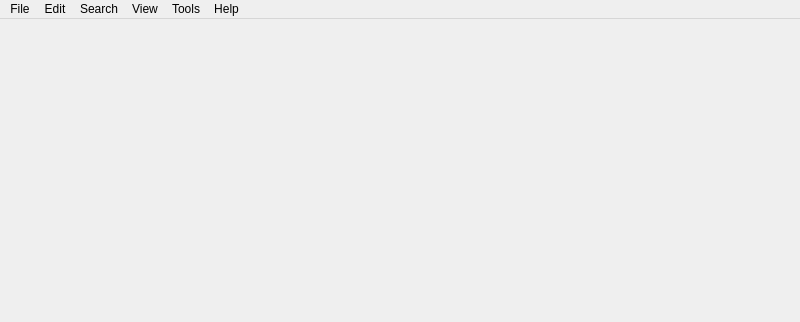
<?xml version="1.0" encoding="UTF-8"?>
<ui version="4.0">
 <class>MainWindow</class>
 <widget class="QMainWindow" name="MainWindow">
  <property name="geometry">
   <rect>
    <x>0</x>
    <y>0</y>
    <width>800</width>
    <height>322</height>
   </rect>
  </property>
  <property name="windowTitle">
   <string>MainWindow</string>
  </property>
  <widget class="QWidget" name="centralwidget"/>
  <widget class="QMenuBar" name="menubar">
   <property name="geometry">
    <rect>
     <x>0</x>
     <y>0</y>
     <width>800</width>
     <height>24</height>
    </rect>
   </property>
   <widget class="QMenu" name="menuFile">
    <property name="title">
     <string>File</string>
    </property>
    <addaction name="actionNew"/>
    <addaction name="actionOpen"/>
    <addaction name="actionSave"/>
    <addaction name="actionSave_As"/>
    <addaction name="separator"/>
    <addaction name="actionImport"/>
    <addaction name="actionExport"/>
    <addaction name="separator"/>
    <addaction name="actionRecent"/>
    <addaction name="separator"/>
    <addaction name="actionExit"/>
    <addaction name="separator"/>
   </widget>
   <widget class="QMenu" name="menuEdit">
    <property name="title">
     <string>Edit</string>
    </property>
    <widget class="QMenu" name="menuHighlights">
     <property name="title">
      <string>Highlight</string>
     </property>
     <addaction name="actionBookmark_here"/>
     <addaction name="actionHighlight_All_Occurances"/>
     <addaction name="separator"/>
     <addaction name="actionSelect_All"/>
    </widget>
    <addaction name="actionUndo"/>
    <addaction name="actionRedo"/>
    <addaction name="separator"/>
    <addaction name="actionC_ut"/>
    <addaction name="action_Copy"/>
    <addaction name="actionCopy_As"/>
    <addaction name="separator"/>
    <addaction name="action_Paste"/>
    <addaction name="actionPaste_Special"/>
    <addaction name="action_Delete"/>
    <addaction name="separator"/>
    <addaction name="menuHighlights"/>
    <addaction name="separator"/>
   </widget>
   <widget class="QMenu" name="menuView">
    <property name="title">
     <string>View</string>
    </property>
    <addaction name="actionHexadecimal"/>
    <addaction name="actionDecimal"/>
    <addaction name="actionOctal"/>
    <addaction name="actionBinary"/>
    <addaction name="separator"/>
    <addaction name="action8_Bit_Byte"/>
    <addaction name="action16_bit_Byte"/>
    <addaction name="action32_bit_Dword"/>
    <addaction name="action64_bit_QWord"/>
    <addaction name="separator"/>
   </widget>
   <widget class="QMenu" name="menuSearh">
    <property name="title">
     <string>Search</string>
    </property>
    <addaction name="actionFind"/>
    <addaction name="actionFind_Next"/>
    <addaction name="actionFind_Previous"/>
    <addaction name="action_Replace"/>
    <addaction name="separator"/>
    <addaction name="action_Goto"/>
   </widget>
   <widget class="QMenu" name="menuTools">
    <property name="title">
     <string>Tools</string>
    </property>
    <widget class="QMenu" name="menuView_2">
     <property name="title">
      <string>View</string>
     </property>
     <addaction name="actionHexadecimal_2"/>
     <addaction name="actionDecimal_2"/>
     <addaction name="actionOctal_2"/>
     <addaction name="actionBinary_2"/>
     <addaction name="separator"/>
     <addaction name="action8_bit_Byte"/>
     <addaction name="action16_bit_Word"/>
     <addaction name="action32_bit_Dword_2"/>
     <addaction name="action64_bit_Qword"/>
    </widget>
    <addaction name="separator"/>
    <addaction name="menuView_2"/>
    <addaction name="separator"/>
    <addaction name="actionPreferences"/>
   </widget>
   <widget class="QMenu" name="menuHelp">
    <property name="title">
     <string>Help</string>
    </property>
   </widget>
   <addaction name="menuFile"/>
   <addaction name="menuEdit"/>
   <addaction name="menuSearh"/>
   <addaction name="menuView"/>
   <addaction name="menuTools"/>
   <addaction name="menuHelp"/>
  </widget>
  <widget class="QStatusBar" name="statusbar">
   <property name="sizeGripEnabled">
    <bool>false</bool>
   </property>
  </widget>
  <action name="actionNew">
   <property name="text">
    <string>&amp;New</string>
   </property>
  </action>
  <action name="actionOpen">
   <property name="icon">
    <iconset theme="QIcon::ThemeIcon::DocumentOpen"/>
   </property>
   <property name="text">
    <string>&amp;Open...</string>
   </property>
   <property name="shortcut">
    <string>Ctrl+O</string>
   </property>
  </action>
  <action name="actionSave">
   <property name="text">
    <string>Save</string>
   </property>
   <property name="shortcut">
    <string>Ctrl+S</string>
   </property>
  </action>
  <action name="actionSave_As">
   <property name="text">
    <string>Save As...</string>
   </property>
  </action>
  <action name="actionImport">
   <property name="text">
    <string>Import</string>
   </property>
  </action>
  <action name="actionExport">
   <property name="text">
    <string>Export</string>
   </property>
  </action>
  <action name="actionExit">
   <property name="text">
    <string>Exit</string>
   </property>
  </action>
  <action name="actionUndo">
   <property name="text">
    <string>Undo</string>
   </property>
   <property name="shortcut">
    <string>Ctrl+U</string>
   </property>
  </action>
  <action name="actionRedo">
   <property name="text">
    <string>Redo</string>
   </property>
   <property name="shortcut">
    <string>Ctrl+Y</string>
   </property>
  </action>
  <action name="actionHexadecimal">
   <property name="text">
    <string>Hexadecimal</string>
   </property>
  </action>
  <action name="actionDecimal">
   <property name="text">
    <string>Decimal</string>
   </property>
  </action>
  <action name="actionOctal">
   <property name="text">
    <string>Octal</string>
   </property>
  </action>
  <action name="actionBinary">
   <property name="text">
    <string>Binary</string>
   </property>
  </action>
  <action name="action8_Bit_Byte">
   <property name="text">
    <string>8-bit Byte</string>
   </property>
  </action>
  <action name="action16_bit_Byte">
   <property name="text">
    <string>16-bit Word</string>
   </property>
  </action>
  <action name="action32_bit_Dword">
   <property name="text">
    <string>32-bit Dword</string>
   </property>
  </action>
  <action name="action64_bit_QWord">
   <property name="text">
    <string>64-bit QWord</string>
   </property>
  </action>
  <action name="actionPreferences">
   <property name="text">
    <string>Preferences...</string>
   </property>
  </action>
  <action name="actionFind">
   <property name="text">
    <string>&amp;Find...</string>
   </property>
   <property name="shortcut">
    <string>Ctrl+F</string>
   </property>
  </action>
  <action name="actionFind_Next">
   <property name="text">
    <string>Find &amp;Next</string>
   </property>
   <property name="shortcut">
    <string>F3</string>
   </property>
  </action>
  <action name="actionFind_Previous">
   <property name="text">
    <string>Find &amp;Previous</string>
   </property>
   <property name="shortcut">
    <string>Shift+F3</string>
   </property>
  </action>
  <action name="action_Replace">
   <property name="text">
    <string>&amp;Replace...</string>
   </property>
   <property name="shortcut">
    <string>Ctrl+H</string>
   </property>
  </action>
  <action name="actionC_ut">
   <property name="text">
    <string>C&amp;ut</string>
   </property>
  </action>
  <action name="action_Copy">
   <property name="text">
    <string>&amp;Copy</string>
   </property>
  </action>
  <action name="actionCopy_As">
   <property name="text">
    <string>Copy &amp;As...</string>
   </property>
  </action>
  <action name="action_Paste">
   <property name="text">
    <string>&amp;Paste</string>
   </property>
   <property name="shortcut">
    <string>Ctrl+V</string>
   </property>
  </action>
  <action name="actionPaste_Special">
   <property name="text">
    <string>Paste Special...</string>
   </property>
  </action>
  <action name="action_Goto">
   <property name="text">
    <string>&amp;Goto...</string>
   </property>
   <property name="shortcut">
    <string>Ctrl+G</string>
   </property>
  </action>
  <action name="action_Delete">
   <property name="text">
    <string>&amp;Delete</string>
   </property>
   <property name="shortcut">
    <string>Del</string>
   </property>
  </action>
  <action name="actionRecent">
   <property name="text">
    <string>Recent</string>
   </property>
  </action>
  <action name="actionHexadecimal_2">
   <property name="checkable">
    <bool>true</bool>
   </property>
   <property name="checked">
    <bool>true</bool>
   </property>
   <property name="text">
    <string>Hexadecimal</string>
   </property>
  </action>
  <action name="actionDecimal_2">
   <property name="checkable">
    <bool>true</bool>
   </property>
   <property name="text">
    <string>Decimal</string>
   </property>
  </action>
  <action name="actionOctal_2">
   <property name="checkable">
    <bool>true</bool>
   </property>
   <property name="text">
    <string>Octal</string>
   </property>
  </action>
  <action name="actionBinary_2">
   <property name="checkable">
    <bool>true</bool>
   </property>
   <property name="text">
    <string>Binary</string>
   </property>
  </action>
  <action name="action8_bit_Byte">
   <property name="checkable">
    <bool>true</bool>
   </property>
   <property name="text">
    <string>8-bit Byte</string>
   </property>
  </action>
  <action name="action16_bit_Word">
   <property name="checkable">
    <bool>true</bool>
   </property>
   <property name="checked">
    <bool>true</bool>
   </property>
   <property name="text">
    <string>16-bit Word</string>
   </property>
  </action>
  <action name="action32_bit_Dword_2">
   <property name="checkable">
    <bool>true</bool>
   </property>
   <property name="text">
    <string>32-bit Dword</string>
   </property>
  </action>
  <action name="action64_bit_Qword">
   <property name="checkable">
    <bool>true</bool>
   </property>
   <property name="text">
    <string>64-bit Qword</string>
   </property>
  </action>
  <action name="actionFloat_32_bit_IEEE">
   <property name="text">
    <string>Float (32-bit IEEE)</string>
   </property>
  </action>
  <action name="actionDouble_64_bit_IEEE">
   <property name="text">
    <string>Double (64-bit IEEE)</string>
   </property>
  </action>
  <action name="actionBookmark_here">
   <property name="text">
    <string>Bookmark Here</string>
   </property>
   <property name="shortcut">
    <string>Ctrl+B</string>
   </property>
  </action>
  <action name="actionSelect_All">
   <property name="text">
    <string>Select &amp;All</string>
   </property>
   <property name="shortcut">
    <string>Ctrl+A</string>
   </property>
  </action>
  <action name="actionHighlight_All_Occurances">
   <property name="text">
    <string>Highlight All Occurances</string>
   </property>
  </action>
 </widget>
 <resources/>
 <connections/>
</ui>
